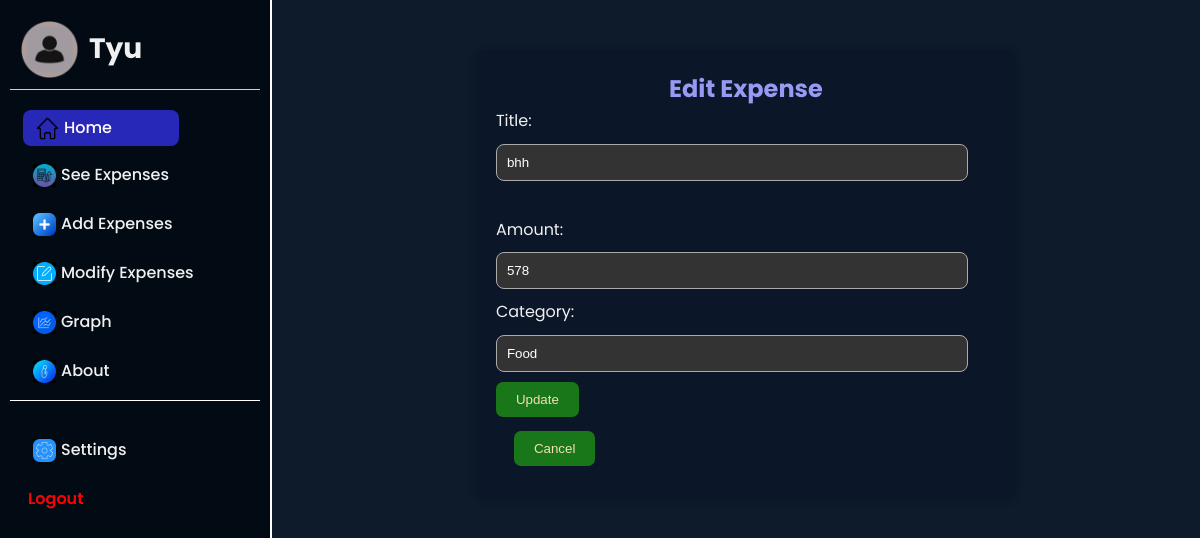
The page /edit/3 (signed in) on the database its author committed.
### app.py (models this page shows)
class User(db.Model):
    id = db.Column(db.Integer, primary_key=True)
    username = db.Column(db.String(100), unique=False, nullable=False)
    password = db.Column(db.String(100), nullable=False)
    bg_color = db.Column(db.String(50), default='#0d1b2a')

class Expense(db.Model):
    id = db.Column(db.Integer, primary_key=True)
    title = db.Column(db.String(100), nullable=False)
    category = db.Column(db.String(100), nullable=False)
    amount = db.Column(db.Integer, nullable=False)
    date = db.Column(db.Date, default=datetime)
    user_id = db.Column(db.Integer, db.ForeignKey('user.id'))

### app.py (the view)
@app.route("/edit/<int:id>", methods=["GET", "POST"])
def edit_expense(id):
    if "user_id" not in session:
        return redirect(url_for("login"))
    expenses = Expense.query.get_or_404(id)
    user = User.query.get(session.get("user_id"))
    if request.method == "POST":
        expenses.title = request.form["title"]
        expenses.amount = float(request.form["amount"])
        flash("Expenses modified successfully")
        db.session.commit()
        return redirect(url_for("modify_expenses"))
    return render_template("edit.html", expenses=expenses, username=user.username, bg_color=user.bg_color)

### templates/edit.html (shortened to what this page needs)
{% extends "base.html" %}
{% block content %}
  <div class="form">
<h2 style="color: var(--text-color-2)">Edit Expense</h2>
<form method="POST">
  <label>Title:</label><br>
  <input type="text" name="title" value="{{ expenses.title }}" required><br><br>
  <label>Amount:</label><br>
  <input type="number" name="amount" value="{{ expenses.amount }}" step="0.01" required>
  <label>Category:</label>
  <input type="text" name="category" value="{{ expenses.category }}">
  <button type="submit">Update</button>
  <a href="/modify"><button type="button">Cancel</button></a>
</form>
</div>
{% endblock %}

### templates/base.html (shortened to what this page needs)
<!DOCTYPE html>
<html>
<head>
</head>
<body style="background-color: {{ bg_color }};" >
  {% if username %}
  <aside class="aside">
    <div class="profile"><img src="/static/icons/manager.png" alt="" width="59px" ><h3 class="uname" >{{ username.title() }}</h3></div>
    <div class="home">
    <a href="/home" ><img src="/static/icons/home-page_3905030.png" width="20" alt="">Home</a>
    </div>
    <div class="icons_st">
    <a href="/expenses">{% if bg_color =='#0d1b2a' %}<img src="/static/icons/expense-2.jpg" alt="">See Expenses{% else %}<img src="/static/icons/top-up_5567213.png" alt="">See Expenses {% endif %}</a>
    <a href="/add">{% if bg_color =='#0d1b2a' %}<img src="/static/icons/add-2.jpg" alt="">Add Expenses{% else %}<img src="/static/icons/add_6569764.png" alt="">Add Expenses {% endif %}</a>
    <a href="/modify">{% if bg_color =='#0d1b2a' %}<img src="/static/icons/edit-2.jpeg" alt="">Modify Expenses{% else %}<img src="/static/icons/edit_3907258.png" alt="">Modify Expense {% endif %}</a>
    <a href="/graph">{% if bg_color =='#0d1b2a' %}<img src="/static/icons/graph-2.jpeg" alt="">Graph{% else %}<img src="/static/icons/button_7586646.png" alt="">Graph {% endif %} </a>
    <a href="/about">{% if bg_color =='#0d1b2a' %}<img src="/static/icons/about-2.jpg" alt="">About{% else %}<img src="/static/icons/letter-i_11165452.png" alt="">About {% endif %} </a>
    <div class="bot">
</div>
      <a href="/settings">{% if bg_color =='#0d1b2a' %}<img src="/static/icons/setting-2.jpeg" alt="">Settings{% else %}<img src="/static/icons/settings_251005.png" alt="">Settings {% endif %}</a>
      <a href="/logout" style="color:red; font-weight: 600;">Logout</a>
    </div>
  </aside>
  {% endif %}
  <main>
    {% block content %}{% endblock %}
  </main>
</body>
</html>

### templates/edit.html (style rules this page uses)
.form { max-width:500px; margin: 30px auto; padding: 20px; background: var(--box-color); border-radius:10px; box-shadow: 0 0 10px rgba(0, 0, 0, 0.158); }
input, select { width: 90%; padding: 10px; margin: 10px 0; border-radius: 8px; }
button { padding: 10px 20px ; background-color: oklab(49.496% -0.12127 0.09185); color: wheat; border: none; border-radius: 7px; }
h2 { text-align: center; }

### rows shown on the page
User: title "Tyu"
Expense: title "bhh", amount "578", category "Food"
